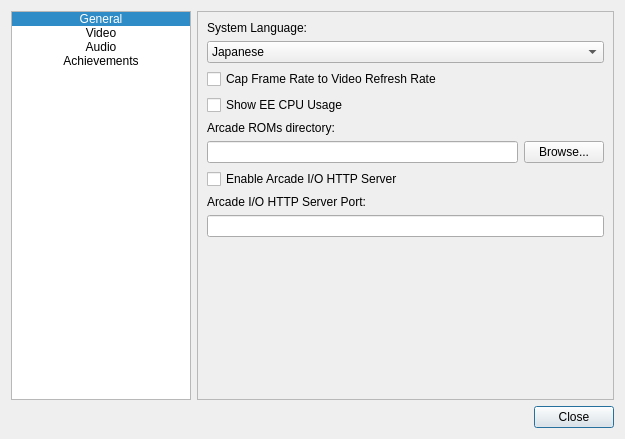
<?xml version="1.0" encoding="UTF-8"?>
<ui version="4.0">
 <class>SettingsDialog</class>
 <widget class="QDialog" name="SettingsDialog">
  <property name="geometry">
   <rect>
    <x>0</x>
    <y>0</y>
    <width>625</width>
    <height>439</height>
   </rect>
  </property>
  <property name="windowTitle">
   <string>Settings</string>
  </property>
  <layout class="QGridLayout" name="gridLayout">
   <item row="1" column="1">
    <widget class="QDialogButtonBox" name="buttonBox">
     <property name="orientation">
      <enum>Qt::Horizontal</enum>
     </property>
     <property name="standardButtons">
      <set>QDialogButtonBox::Close</set>
     </property>
    </widget>
   </item>
   <item row="0" column="0">
    <widget class="QListWidget" name="listWidget">
     <property name="minimumSize">
      <size>
       <width>175</width>
       <height>0</height>
      </size>
     </property>
     <property name="maximumSize">
      <size>
       <width>180</width>
       <height>16777215</height>
      </size>
     </property>
     <property name="editTriggers">
      <set>QAbstractItemView::EditKeyPressed|QAbstractItemView::SelectedClicked</set>
     </property>
     <property name="iconSize">
      <size>
       <width>48</width>
       <height>48</height>
      </size>
     </property>
     <property name="currentRow">
      <number>0</number>
     </property>
     <item>
      <property name="text">
       <string>General</string>
      </property>
      <property name="font">
       <font>
        <kerning>true</kerning>
       </font>
      </property>
      <property name="textAlignment">
       <set>AlignCenter</set>
      </property>
      <property name="icon">
       <iconset resource="resources.qrc">
        <normaloff>:/assets/general.png</normaloff>:/assets/general.png</iconset>
      </property>
      <property name="flags">
       <set>ItemIsSelectable|ItemIsEnabled</set>
      </property>
     </item>
     <item>
      <property name="text">
       <string>Video</string>
      </property>
      <property name="textAlignment">
       <set>AlignCenter</set>
      </property>
      <property name="icon">
       <iconset resource="resources.qrc">
        <normaloff>:/assets/video.png</normaloff>:/assets/video.png</iconset>
      </property>
      <property name="flags">
       <set>ItemIsSelectable|ItemIsEnabled</set>
      </property>
     </item>
     <item>
      <property name="text">
       <string>Audio</string>
      </property>
      <property name="font">
       <font>
        <stylestrategy>PreferDefault</stylestrategy>
       </font>
      </property>
      <property name="textAlignment">
       <set>AlignCenter</set>
      </property>
      <property name="icon">
       <iconset resource="resources.qrc">
        <normaloff>:/assets/music.png</normaloff>:/assets/music.png</iconset>
      </property>
      <property name="flags">
       <set>ItemIsSelectable|ItemIsEnabled</set>
      </property>
     </item>
     <item>
      <property name="text">
       <string>Achievements</string>
      </property>
      <property name="textAlignment">
       <set>AlignCenter</set>
      </property>
      <property name="icon">
       <iconset theme="applications-games"/>
      </property>
      <property name="flags">
       <set>ItemIsSelectable|ItemIsEnabled</set>
      </property>
     </item>
    </widget>
   </item>
   <item row="0" column="1">
    <widget class="QStackedWidget" name="stackedWidget">
     <property name="frameShape">
      <enum>QFrame::StyledPanel</enum>
     </property>
     <property name="currentIndex">
      <number>0</number>
     </property>
     <widget class="QWidget" name="General">
      <layout class="QVBoxLayout" name="verticalLayout1">
       <item>
        <widget class="QLabel" name="label_2">
         <property name="text">
          <string>System Language:</string>
         </property>
        </widget>
       </item>
       <item>
        <widget class="QComboBox" name="comboBox_system_language">
         <item>
          <property name="text">
           <string>Japanese</string>
          </property>
         </item>
         <item>
          <property name="text">
           <string>English</string>
          </property>
         </item>
         <item>
          <property name="text">
           <string>French</string>
          </property>
         </item>
         <item>
          <property name="text">
           <string>Spanish</string>
          </property>
         </item>
         <item>
          <property name="text">
           <string>German</string>
          </property>
         </item>
         <item>
          <property name="text">
           <string>Italian</string>
          </property>
         </item>
         <item>
          <property name="text">
           <string>Dutch</string>
          </property>
         </item>
         <item>
          <property name="text">
           <string>Portuguese</string>
          </property>
         </item>
         <item>
          <property name="text">
           <string>Russian</string>
          </property>
         </item>
         <item>
          <property name="text">
           <string>Korean</string>
          </property>
         </item>
         <item>
          <property name="text">
           <string>Traditional Chinese</string>
          </property>
         </item>
         <item>
          <property name="text">
           <string>Simplified Chinese</string>
          </property>
         </item>
        </widget>
       </item>
       <item>
        <widget class="QCheckBox" name="checkBox_limitFrameRate">
         <property name="text">
          <string>Cap Frame Rate to Video Refresh Rate</string>
         </property>
        </widget>
       </item>
       <item>
        <widget class="QCheckBox" name="checkBox_showEECPUUsage">
         <property name="text">
          <string>Show EE CPU Usage</string>
         </property>
        </widget>
       </item>
       <item>
        <widget class="QLabel" name="label_8">
         <property name="text">
          <string>Arcade ROMs directory:</string>
         </property>
        </widget>
       </item>
       <item>
        <layout class="QHBoxLayout" name="horizontalLayout">
         <item>
          <widget class="QLineEdit" name="edit_arcadeRoms_dir">
           <property name="readOnly">
            <bool>true</bool>
           </property>
          </widget>
         </item>
         <item>
          <widget class="QPushButton" name="button_browseArcadeRomsDir">
           <property name="text">
            <string>Browse...</string>
           </property>
          </widget>
         </item>
        </layout>
       </item>
       <item>
        <widget class="QCheckBox" name="checkBox_enableArcadeIOServer">
         <property name="text">
          <string>Enable Arcade I/O HTTP Server</string>
         </property>
        </widget>
       </item>
       <item>
        <widget class="QLabel" name="label_9">
         <property name="text">
          <string>Arcade I/O HTTP Server Port:</string>
         </property>
        </widget>
       </item>
       <item>
        <widget class="QLineEdit" name="lineEdit_arcadeIOServerPort"/>
       </item>
       <item>
        <spacer name="verticalSpacer_2">
         <property name="orientation">
          <enum>Qt::Vertical</enum>
         </property>
         <property name="sizeHint" stdset="0">
          <size>
           <width>20</width>
           <height>40</height>
          </size>
         </property>
        </spacer>
       </item>
      </layout>
     </widget>
     <widget class="QWidget" name="Video">
      <layout class="QVBoxLayout" name="verticalLayout">
       <item>
        <widget class="QLabel" name="label_3">
         <property name="text">
          <string>&lt;html&gt;&lt;head/&gt;&lt;body&gt;&lt;p&gt;Resolution:&lt;/p&gt;&lt;/body&gt;&lt;/html&gt;</string>
         </property>
        </widget>
       </item>
       <item>
        <widget class="QComboBox" name="comboBox_res_multiplyer">
         <item>
          <property name="text">
           <string>1x (~480)</string>
          </property>
         </item>
         <item>
          <property name="text">
           <string>2x (~960p)</string>
          </property>
         </item>
         <item>
          <property name="text">
           <string>4x (~1920p)</string>
          </property>
         </item>
         <item>
          <property name="text">
           <string>8x (~4320p / 8k)</string>
          </property>
         </item>
         <item>
          <property name="text">
           <string>16x (~7680p / 16k)</string>
          </property>
         </item>
        </widget>
       </item>
       <item>
        <widget class="QLabel" name="label">
         <property name="text">
          <string>&lt;html&gt;&lt;head/&gt;&lt;body&gt;&lt;p&gt;Presentation Mode:&lt;/p&gt;&lt;/body&gt;&lt;/html&gt;</string>
         </property>
        </widget>
       </item>
       <item>
        <widget class="QComboBox" name="comboBox_presentation_mode">
         <property name="currentIndex">
          <number>1</number>
         </property>
         <item>
          <property name="text">
           <string>Fill Screen</string>
          </property>
         </item>
         <item>
          <property name="text">
           <string>Fit Screen</string>
          </property>
         </item>
         <item>
          <property name="text">
           <string>Original Size</string>
          </property>
         </item>
        </widget>
       </item>
       <item>
        <widget class="QCheckBox" name="checkBox_widescreenOutput">
         <property name="text">
          <string>Resize output to widescreen (16:9)</string>
         </property>
        </widget>
       </item>
       <item>
        <widget class="QCheckBox" name="checkBox_enable_gs_ram_reads">
         <property name="text">
          <string>Enable GS RAM reads</string>
         </property>
        </widget>
       </item>
       <item>
        <widget class="QCheckBox" name="checkBox_force_bilinear_filtering">
         <property name="text">
          <string>Force Bilinear Filtering</string>
         </property>
        </widget>
       </item>
       <item>
        <widget class="QWidget" name="gs_option_widget" native="true">
         <layout class="QGridLayout" name="gridLayout_2">
          <property name="leftMargin">
           <number>0</number>
          </property>
          <property name="topMargin">
           <number>0</number>
          </property>
          <property name="rightMargin">
           <number>0</number>
          </property>
          <property name="bottomMargin">
           <number>0</number>
          </property>
          <item row="0" column="0">
           <widget class="QLabel" name="label_6">
            <property name="text">
             <string>GS Handler:</string>
            </property>
           </widget>
          </item>
          <item row="2" column="0">
           <widget class="QLabel" name="label_7">
            <property name="text">
             <string>Vulkan Device:</string>
            </property>
           </widget>
          </item>
          <item row="1" column="0">
           <widget class="QComboBox" name="comboBox_gs_selection"/>
          </item>
          <item row="3" column="0">
           <widget class="QComboBox" name="comboBox_vulkan_device"/>
          </item>
          <item row="4" column="0">
           <widget class="QLabel" name="label_5">
            <property name="text">
             <string>Warning: Changing these settings during gameplay can produce unexpected results.</string>
            </property>
            <property name="textFormat">
             <enum>Qt::AutoText</enum>
            </property>
            <property name="alignment">
             <set>Qt::AlignLeading|Qt::AlignLeft|Qt::AlignTop</set>
            </property>
            <property name="wordWrap">
             <bool>true</bool>
            </property>
           </widget>
          </item>
         </layout>
        </widget>
       </item>
       <item>
        <widget class="QPushButton" name="button_vulkanDeviceInfo">
         <property name="text">
          <string>Show Vulkan Device Info...</string>
         </property>
        </widget>
       </item>
       <item>
        <spacer name="verticalSpacer">
         <property name="orientation">
          <enum>Qt::Vertical</enum>
         </property>
         <property name="sizeHint" stdset="0">
          <size>
           <width>20</width>
           <height>40</height>
          </size>
         </property>
        </spacer>
       </item>
      </layout>
     </widget>
     <widget class="QWidget" name="Audio">
      <layout class="QVBoxLayout" name="verticalLayout2">
       <item>
        <widget class="QCheckBox" name="checkBox_enable_audio">
         <property name="text">
          <string>Enable Audio Output</string>
         </property>
        </widget>
       </item>
       <item>
        <widget class="QLabel" name="label_4">
         <property name="text">
          <string>Buffer Size:</string>
         </property>
        </widget>
       </item>
       <item>
        <widget class="QSpinBox" name="spinBox_spuBlockCount">
         <property name="minimum">
          <number>10</number>
         </property>
         <property name="maximum">
          <number>400</number>
         </property>
         <property name="singleStep">
          <number>10</number>
         </property>
         <property name="value">
          <number>400</number>
         </property>
        </widget>
       </item>
       <item>
        <spacer name="verticalSpacer_3">
         <property name="orientation">
          <enum>Qt::Vertical</enum>
         </property>
         <property name="sizeHint" stdset="0">
          <size>
           <width>20</width>
           <height>40</height>
          </size>
         </property>
        </spacer>
       </item>
      </layout>
     </widget>
     <widget class="QWidget" name="achievementSettingsWidget">
      <layout class="QVBoxLayout" name="verticalLayout3"/>
     </widget>
    </widget>
   </item>
  </layout>
 </widget>
 <resources>
  <include location="resources.qrc"/>
 </resources>
 <connections>
  <connection>
   <sender>buttonBox</sender>
   <signal>accepted()</signal>
   <receiver>SettingsDialog</receiver>
   <slot>accept()</slot>
   <hints>
    <hint type="sourcelabel">
     <x>248</x>
     <y>254</y>
    </hint>
    <hint type="destinationlabel">
     <x>157</x>
     <y>274</y>
    </hint>
   </hints>
  </connection>
  <connection>
   <sender>buttonBox</sender>
   <signal>rejected()</signal>
   <receiver>SettingsDialog</receiver>
   <slot>reject()</slot>
   <hints>
    <hint type="sourcelabel">
     <x>316</x>
     <y>260</y>
    </hint>
    <hint type="destinationlabel">
     <x>286</x>
     <y>274</y>
    </hint>
   </hints>
  </connection>
 </connections>
</ui>
